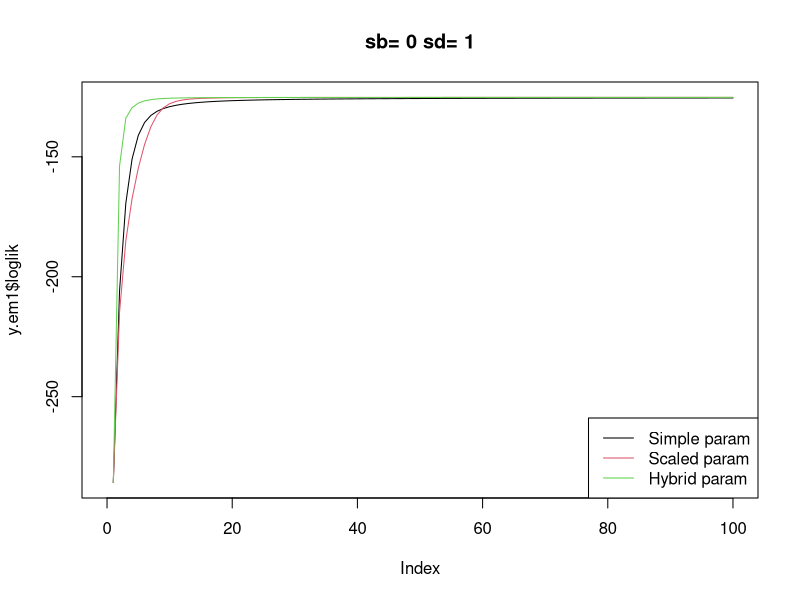
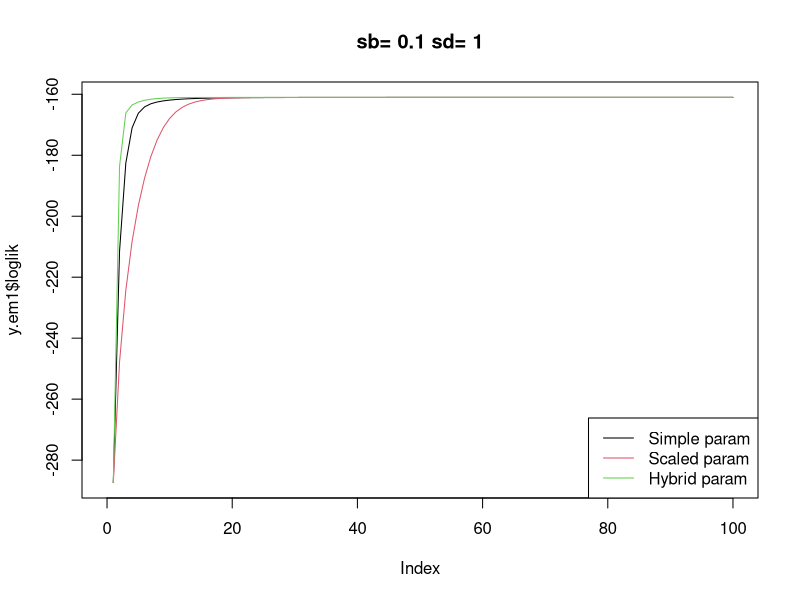
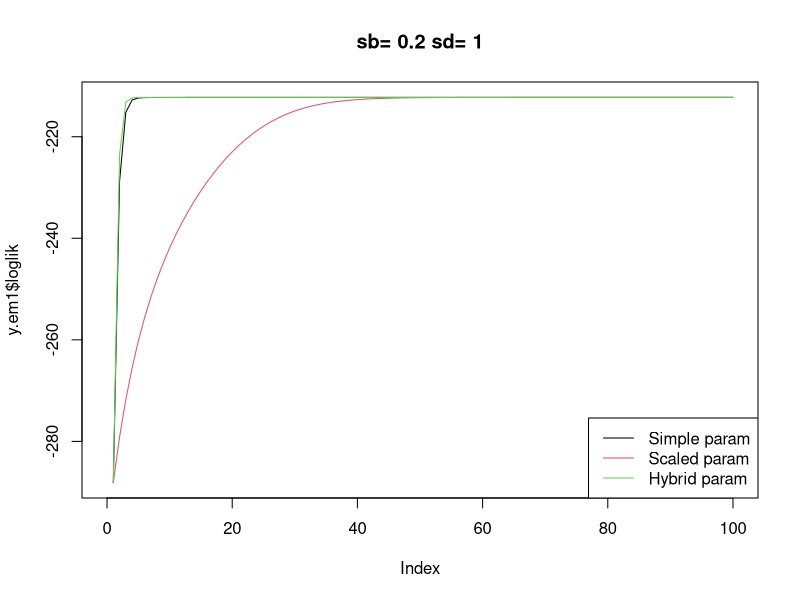
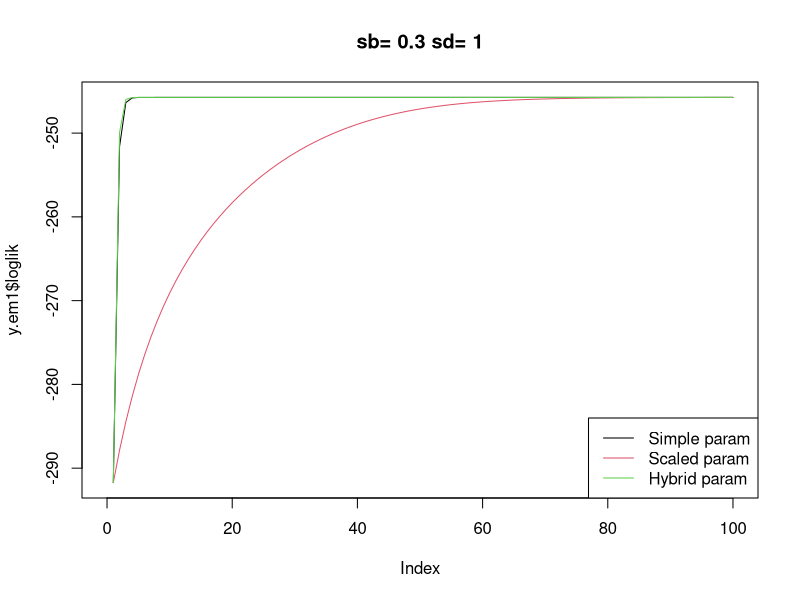
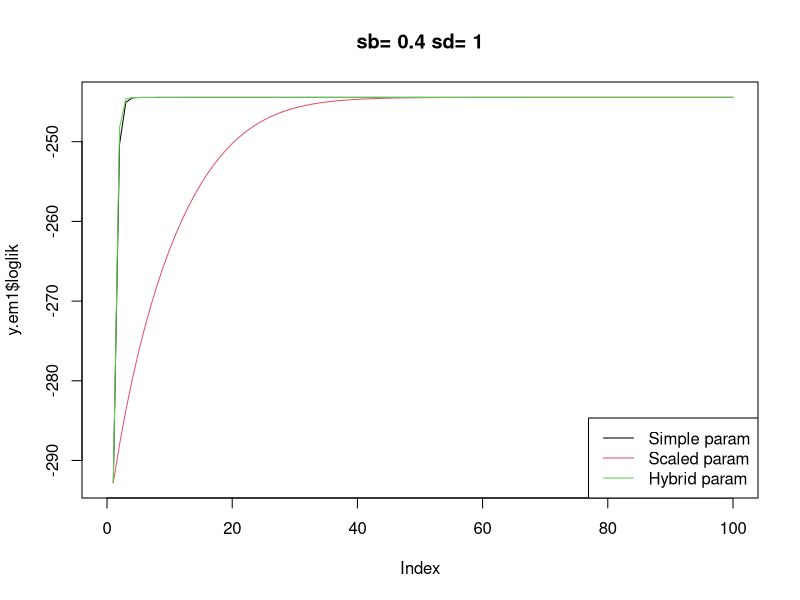
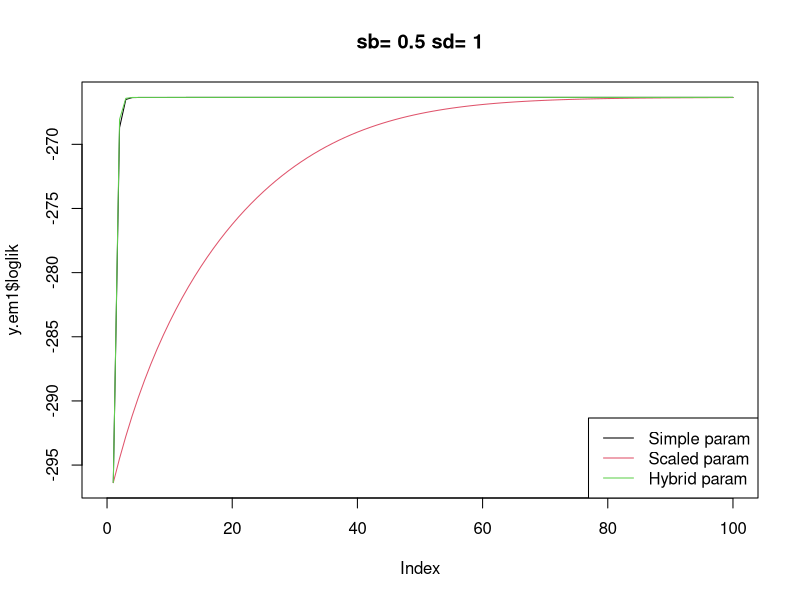
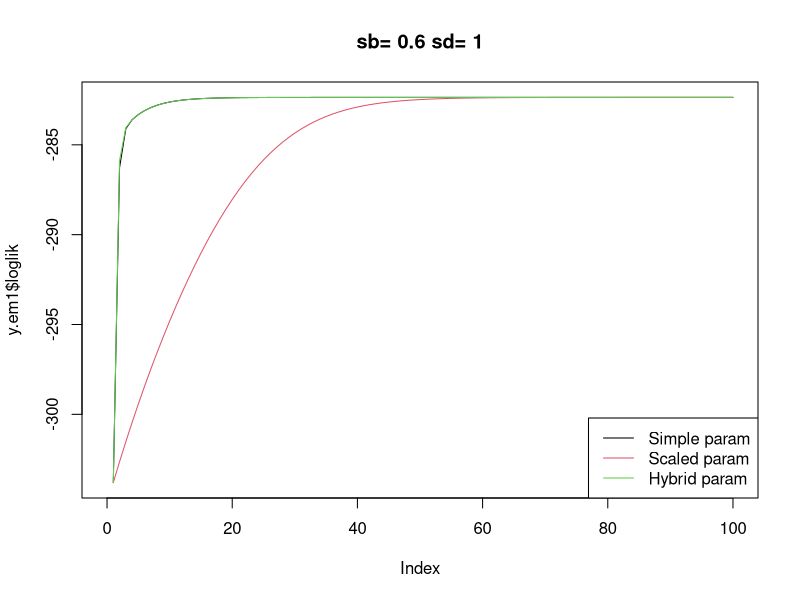
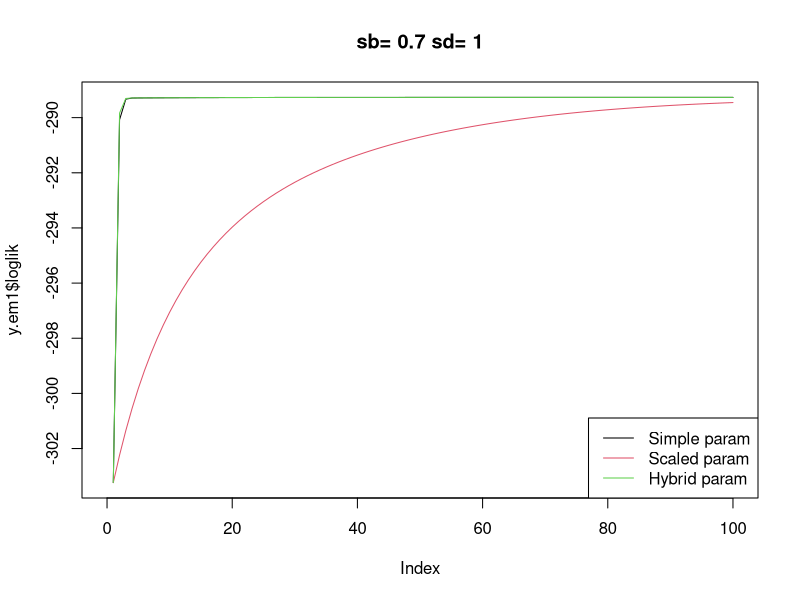

Reproduce these figures in R, in order.
## ---- chunk 1
ridge_em1 = function(y,X, s2,sb2, niter=10){
  XtX = t(X) %*% X
  Xty = t(X) %*% y
  yty = t(y) %*% y
  n = length(y)
  p = ncol(X)
  loglik = rep(0,niter)
  for(i in 1:niter){
    V = chol2inv(chol(XtX+ diag(s2/sb2,p))) 
    
    SigmaY = sb2 *(X %*% t(X)) + diag(s2,n)
    loglik[i] = mvtnorm::dmvnorm(as.vector(y),sigma = SigmaY,log=TRUE)
    
    Sigma1 = s2*V  # posterior variance of b
    mu1 = as.vector(V %*% Xty) # posterior mean of b
    
    s2 = as.vector((yty + sum(diag(XtX %*% (mu1 %*% t(mu1) + Sigma1)))- 2*sum(Xty*mu1))/n)
    sb2 = mean(mu1^2+diag(Sigma1))
   
  }
  return(list(s2=s2,sb2=sb2,loglik=loglik,postmean=mu1))
}


ridge_em2 = function(y,X, s2,sb2, niter=10){
  XtX = t(X) %*% X
  Xty = t(X) %*% y
  yty = t(y) %*% y
  n = length(y)
  p = ncol(X)
  loglik = rep(0,niter)
  for(i in 1:niter){
    V = chol2inv(chol(XtX+ diag(s2/sb2,p))) 
    
    SigmaY = sb2 *(X %*% t(X)) + diag(s2,n)
    loglik[i] = mvtnorm::dmvnorm(as.vector(y),sigma = SigmaY,log=TRUE)
    
    Sigma1 = (s2/sb2)*V  # posterior variance of b
    mu1 = (sqrt(sb2)/s2)*as.vector(Sigma1 %*% Xty) # posterior mean of b
    
    sb2 = (sum(mu1*Xty)/sum(diag(XtX %*% (mu1 %*% t(mu1) + Sigma1))))^2
    s2 = as.vector((yty + sb2*sum(diag(XtX %*% (mu1 %*% t(mu1) + Sigma1)))- 2*sqrt(sb2)*sum(Xty*mu1))/n)
  }
  return(list(s2=s2,sb2=sb2,loglik=loglik,postmean=mu1*sqrt(sb2)))
}

ridge_em3 = function(y,X, s2, sb2, l2, niter=10){
  XtX = t(X) %*% X
  Xty = t(X) %*% y
  yty = t(y) %*% y
  n = length(y)
  p = ncol(X)
  loglik = rep(0,niter)
  for(i in 1:niter){
    V = chol2inv(chol(XtX+ diag(s2/(sb2*l2),p))) 
    
    SigmaY = l2*sb2 *(X %*% t(X)) + diag(s2,n)
    loglik[i] = mvtnorm::dmvnorm(as.vector(y),sigma = SigmaY,log=TRUE)
    
    Sigma1 = (s2/sb2)*V  # posterior variance of b
    mu1 = (1/sqrt(sb2))*as.vector(V %*% Xty) # posterior mean of b
    
   
    sb2 = (sum(mu1*Xty)/sum(diag(XtX %*% (mu1 %*% t(mu1) + Sigma1))))^2
    s2 = as.vector((yty + sb2*sum(diag(XtX %*% (mu1 %*% t(mu1) + Sigma1)))- 2*sqrt(sb2)*sum(Xty*mu1))/n)
     
    l2 = mean(mu1^2+diag(Sigma1))
   
  }
  return(list(s2=s2,sb2=sb2,l2=l2,loglik=loglik,postmean=mu1*sqrt(sb2)))
}

plot_loglik = function(y.em1,y.em2,y.em3=NULL,sb=1,sd=1){
  plot(y.em1$loglik,ylim=c(min(y.em1$loglik),max(c(y.em1$loglik,y.em2$loglik))),
       type="l",xlim=c(0,max(length(y.em2$loglik),length(y.em1$loglik))),
       main=paste('sb=',sb,"sd=",sd))
lines(y.em2$loglik,col=2)
if(!is.null(y.em3)){
  lines(y.em3$loglik,col=3)
  legend('bottomright',c('Simple param','Scaled param',"Hybrid param"),lty=c(1,1,1),col=c(1,2,3))
}else{
  legend('bottomright',c('Simple param','Scaled param'),lty=c(1,1),col=c(1,2))
}

}

## ---- chunk 2


set.seed(12345)
sd = 1
n = 100
p = n
X = matrix(rnorm(n*p),ncol=n)



for(sb in seq(0,1,length.out = 11)){
  btrue = rnorm(n,0,sb)
  y = X %*% btrue + sd*rnorm(n)

  y.em1 = ridge_em1(y,X,1,1,100)
  y.em2 = ridge_em2(y,X,1,1,100)
  y.em3 = ridge_em3(y,X,1,1,1,100)
  
  plot_loglik(y.em1,y.em2,y.em3,sb=round(sb,2),sd=1)
}


y.em1 = ridge_em1(y,X,1,1,100)
y.em2 = ridge_em2(y,X,1,1,100)
y.em3 = ridge_em3(y,X,1,1,1,100)

plot_loglik = function(y.em1,y.em2,y.em3=NULL){
  plot(y.em1$loglik,ylim=c(min(y.em1$loglik),max(c(y.em1$loglik,y.em2$loglik))),type="l",xlim=c(0,max(length(y.em2$loglik),length(y.em1$loglik))))
lines(y.em2$loglik,col=2)
if(!is.null(y.em3)){
  lines(y.em3$loglik,col=3)
}
}
plot_loglik(y.em1,y.em2,y.em3)
